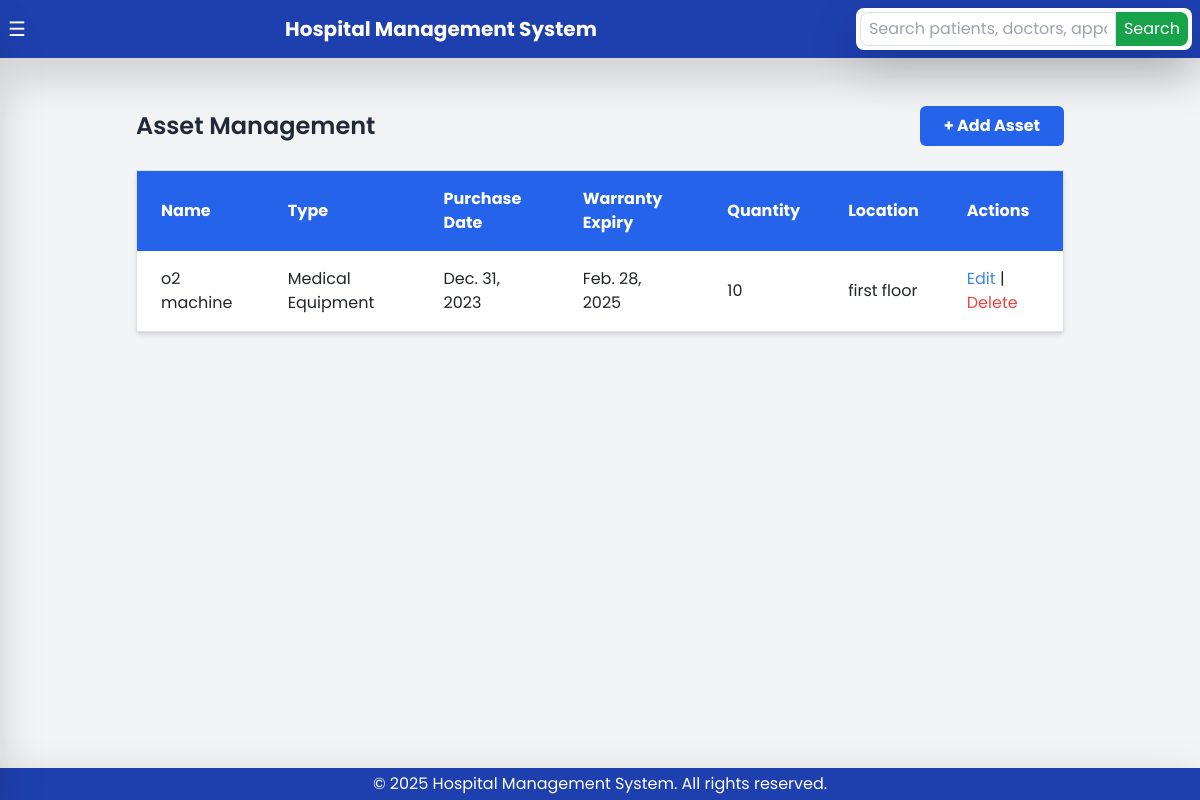
The app's page /assets/ with its own data.
### hms/models.py (models this page shows, shortened)
class Asset(models.Model):
    ASSET_TYPES = [
        ('Medical Equipment', 'Medical Equipment'),
        ('Furniture', 'Furniture'),
        ('Electronics', 'Electronics'),
        ('Other', 'Other'),
    ]
    name = models.CharField(max_length=255)
    asset_type = models.CharField(max_length=50, choices=ASSET_TYPES)
    purchase_date = models.DateField()
    warranty_expiry = models.DateField()
    quantity = models.PositiveIntegerField()
    location = models.CharField(max_length=255, help_text="Where is this asset located?")

### hms/views.py (the view)
# urls.py: path('assets/', views.asset_list, name='asset_list'),
def asset_list(request):
    assets = Asset.objects.all()
    return render(request, 'hms/asset_list.html', {'assets': assets})

### hms/templates/hms/asset_list.html
{% extends 'hms/base.html' %}
{% block content %}
<div class="container mx-auto p-6">
    <div class="flex justify-between items-center mb-6">
        <h2 class="text-2xl font-semibold text-gray-800">Asset Management</h2>
        <a href="{% url 'add_asset' %}" class="bg-blue-600 hover:bg-blue-700 text-white font-bold py-2 px-4 rounded">
            + Add Asset
        </a>
    </div>
    <table class="w-full border-collapse border border-gray-200 shadow-md bg-white">
        <thead>
            <tr class="bg-blue-600 text-white">
                <th class="py-3 px-4 text-left">Name</th>
                <th class="py-3 px-4 text-left">Type</th>
                <th class="py-3 px-4 text-left">Purchase Date</th>
                <th class="py-3 px-4 text-left">Warranty Expiry</th>
                <th class="py-3 px-4 text-left">Quantity</th>
                <th class="py-3 px-4 text-left">Location</th>
                <th class="py-3 px-4 text-left">Actions</th>
            </tr>
        </thead>
        <tbody>
            {% for asset in assets %}
            <tr class="border-b hover:bg-gray-100 transition">
                <td class="py-3 px-4">{{ asset.name }}</td>
                <td class="py-3 px-4">{{ asset.asset_type }}</td>
                <td class="py-3 px-4">{{ asset.purchase_date }}</td>
                <td class="py-3 px-4">{{ asset.warranty_expiry }}</td>
                <td class="py-3 px-4">{{ asset.quantity }}</td>
                <td class="py-3 px-4">{{ asset.location }}</td>
                <td class="py-3 px-4">
                    <a href="{% url 'edit_asset' asset.id %}" class="text-blue-500 hover:underline">Edit</a> |
                    <a href="{% url 'delete_asset' asset.id %}" class="text-red-500 hover:underline"
                       onclick="return confirm('Are you sure you want to delete this asset?');">
                        Delete
                    </a>
                </td>
            </tr>
            {% empty %}
            <tr>
                <td colspan="7" class="text-center py-4 text-gray-600">No assets found.</td>
            </tr>
            {% endfor %}
        </tbody>
    </table>
</div>
{% endblock %}

### hms/templates/hms/base.html (style rules this page uses)
body { font-family: 'Poppins', sans-serif; }

### records on screen
Asset: name "o2 machine", asset_type "Medical Equipment", purchase_date "Dec. 31, 2023", warranty_expiry "Feb. 28, 2025", quantity "10", location "first floor"
